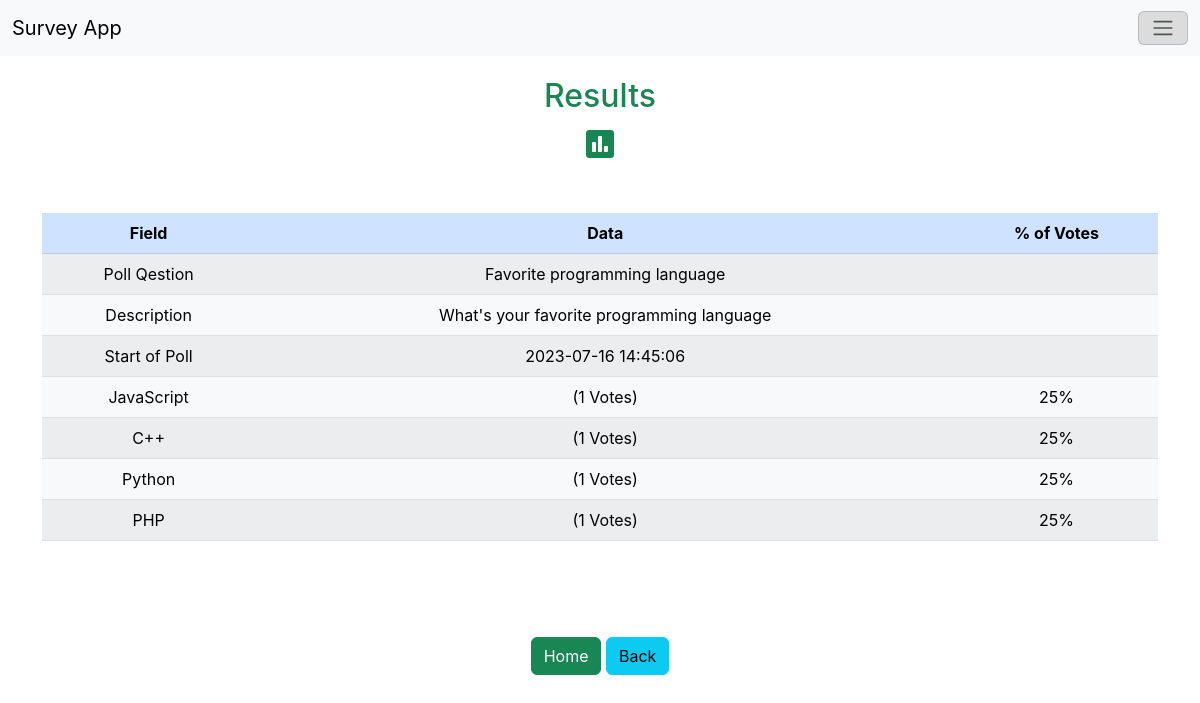
The app's page /result.php?id=25 with its own data.
### tables this page shows
CREATE TABLE `polls` (
  `id` int(11) NOT NULL,
  `title` text NOT NULL,
  `desc` text NOT NULL,
  `timestamp` timestamp NOT NULL DEFAULT CURRENT_TIMESTAMP ON UPDATE CURRENT_TIMESTAMP
);

CREATE TABLE `poll_answers` (
  `id` int(11) NOT NULL,
  `poll_id` int(11) NOT NULL,
  `title` text NOT NULL,
  `votes` int(11) NOT NULL DEFAULT '0'
);

### result.php (the view, shortened to what this page needs)
<?php
include 'functions.php';
$pdo = pdo_connect_mysql();
if (isset($_GET['id'])) {
    $stmt = $pdo->prepare('SELECT * FROM polls WHERE id = ?');
    $stmt->execute([$_GET['id']]);
    $poll = $stmt->fetch(PDO::FETCH_ASSOC);
    if ($poll) {
        $stmt = $pdo->prepare('SELECT * FROM poll_answers WHERE poll_id = ? ORDER BY votes DESC');
        $stmt->execute([$_GET['id']]);
        $poll_answers = $stmt->fetchAll(PDO::FETCH_ASSOC);
        $total_votes = 0;
        foreach ($poll_answers as $poll_answer) {
            $total_votes += $poll_answer['votes'];
        }
    } else {
        die ('Poll with that ID does not exist.');
    }
} else {
    die ('No poll ID specified.');
}
?>
<?=template_header("Results", "fas fa-vote-yea fa-2x")?>
<div class="d-flex align-items-center text-center" style="min-height: 100vh">
    <div class="box w-100">
      <h2>Results</H2>
        <i class="fas fa-poll fa-2x"></i>
        <div class="container">
            <table class="table table-light table-striped mt-5 mb-5">
                <thead class="table-primary">
                    <tr>
                        <th scope="col">Field</th>
                        <th scope="col">Data</th>
                        <th scope="col">% of Votes</th>
                    </tr>
                </thead>
                <tr>
                    <td>Poll Qestion</td>
                    <td><?=$poll['title'];?></td>
                    <td></td>
                </tr>
                <tr>
                    <td>Description</td>
                    <td><?=$poll['desc']?></td>
                    <td></td>
                </tr>
                <tr>
                    <td>Start of Poll</td>
                    <td><?=$poll['timestamp']?></td>
                    <td></td>
                </tr>
                <?php foreach ($poll_answers as $poll_answer): ?>
                    <tr>
                    <td><?=$poll_answer['title']?> </td>
                    <td><span>(<?=$poll_answer['votes']?> Votes)</span></td>
                    <td><?=round(($poll_answer['votes']/$total_votes) * 100) . "%";?>
                    </tr>
                <?php endforeach; ?>
            </table>
            <a class="btn btn-success mt-5 mb-5" href="index.php">Home</a>
            <a class="btn btn-info mt-5 mb-5" href="vote.php?id=<?=$poll['id']?>" title="View Poll">Back</a>
        </div>
      </div>
    </div>
<?=template_footer()?>

### style.css (style rules this page uses)
* { box-sizing: border-box; font-family: -apple-system, BlinkMacSystemFont, 'segoe ui', roboto, oxygen, ubuntu, cantarell, 'fira sans', 'droid sans', 'helvetica neue', Arial, sans-serif; font-size: 16px; -webkit-font-smoothing: antialiased; -moz-osx-font-smoothing: grayscale; }
body { background-color: #ffffff; margin: 0; }
.fas { padding: 5px; font-size: 20px; }
.container { text-align: center !important; }

### records on screen
polls: title "Favorite programming language", desc "What's your favorite programming language", timestamp "2023-07-16 14:45:06"
poll_answers: title "JavaScript", votes "1", ($poll_answer['votes']/$total_votes)*100 "25"
poll_answers: title "C++", votes "1", ($poll_answer['votes']/$total_votes)*100 "25"
poll_answers: title "Python", votes "1", ($poll_answer['votes']/$total_votes)*100 "25"
poll_answers: title "PHP", votes "1", ($poll_answer['votes']/$total_votes)*100 "25"
